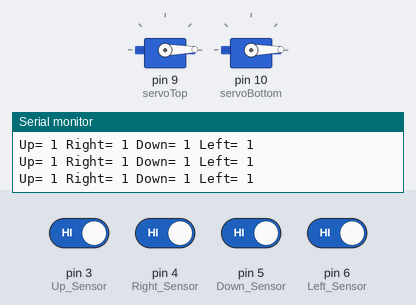
Simulated run of this sketch. Board: Arduino Uno, built with avr-gcc and run on an emulated ATmega328P. Shown: 2 × servo, the last lines printed to the serial monitor. Inputs (shaded band) come from the test bench; at power-on: pin 3 (Up_Sensor), pin 4 (Right_Sensor), pin 5 (Down_Sensor), pin 6 (Left_Sensor) HIGH.

Above: at 1.2 s.
1.3 s: pin 3 (Up_Sensor) driven LOW
At 1.67 s:
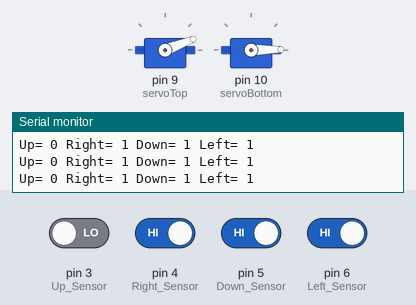
4.3 s: pin 6 (Left_Sensor) driven LOW
At 4.48 s:
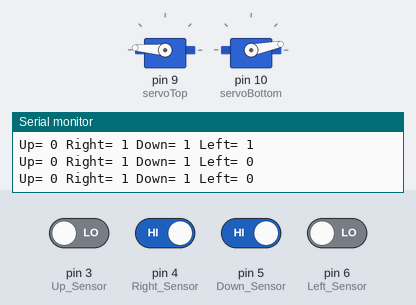
7.3 s: pin 4 (Right_Sensor) driven LOW
At 7.3 s:
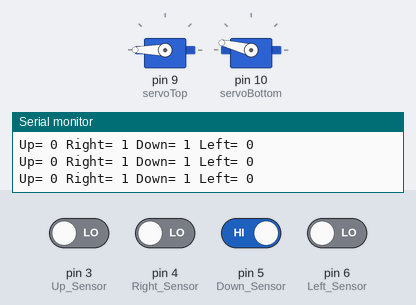
8.8 s: pin 4 (Right_Sensor) driven HIGH
At 9.5 s:
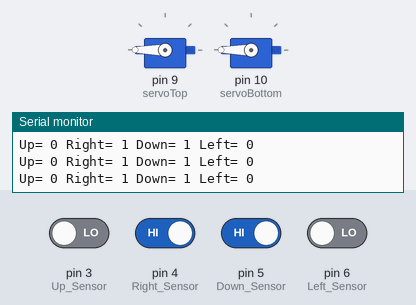
11.8 s: pin 5 (Down_Sensor) driven LOW
At 11.8 s:
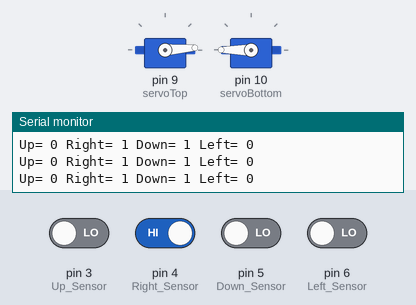
14.8 s: pin 3 (Up_Sensor) driven HIGH
At 19.99 s:
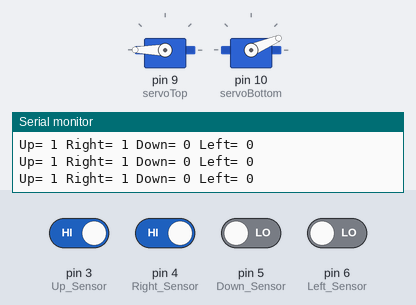
Timing chart, 0 to 23.7 s (numbered marks = the images above; inputs shaded):
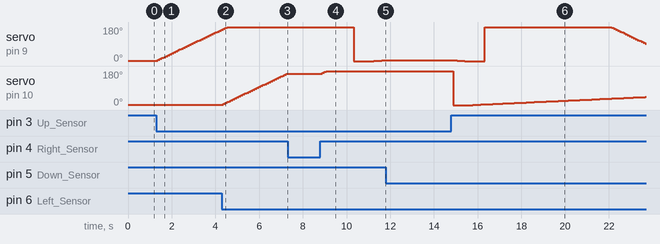

Measured:
- after the input at 1.3 s, servo on pin 9 (servoTop): moves from 1° to 166° over 2.9 s, starting after 0.06 s
- after the input at 4.3 s, servo on pin 10 (servoBottom): moves from 1° to 166° over 2.9 s, starting after 0.05 s
- after the input at 7.3 s, servo on pin 10 (servoBottom): stays 166° (without the input it goes to 171° after 0.04 s)
- after the input at 8.8 s, servo on pin 10 (servoBottom): 166° → 171° after 0.08 s, → 176° 0.09 s later, → 180° 0.09 s later
- after the input at 11.8 s, servo on pin 9 (servoTop): stays 4° (without the input it goes to 5° after 0.17 s)
- after the input at 14.8 s, servo on pin 9 (servoTop): 4° → 3° after 0.07 s, → 2° 0.18 s later, → 1° 0.18 s later, → 0° 0.18 s later, … (23 changes in this stretch)

The sketch:

PanTilt.ino
```cpp
#include <Servo.h>

int Up_Sensor = 3;
int Right_Sensor = 4;
int Down_Sensor = 5;
int Left_Sensor = 6;
int pos = 1472;
int angleS = 1;
int angleI = 1;

Servo servoTop;     //initialize a servo object for the connected servo
Servo servoBottom;

void setup() {
  Serial.begin(9600);
  //sensors
  pinMode(Up_Sensor, INPUT);
  pinMode(Right_Sensor, INPUT);
  pinMode(Down_Sensor, INPUT);
  pinMode(Left_Sensor, INPUT);
  //motors
  servoTop.attach(9);
  servoTop.write(1);
  servoBottom.attach(10);
  servoBottom.write(1);
}

void loop() {

  //Read sensors
  int Up = digitalRead(Up_Sensor);
  int Right = digitalRead(Right_Sensor);
  int Down = digitalRead(Down_Sensor);
  int Left = digitalRead(Left_Sensor);
  Serial.print("Up= ");
  Serial.print(Up);
  Serial.print(" ");
  Serial.print("Right= ");
  Serial.print(Right);
  Serial.print(" ");
  Serial.print("Down= ");
  Serial.print(Down);
  Serial.print(" ");
  Serial.print("Left= ");
  Serial.print(Left);
  Serial.println(" ");

  //Move motors accordingly
  //Check if we have all 0s or 1s
  if(Up==0)
  {
    angleS+=5;
    servoTop.write(angleS);
  }

  if(Down == 0)
  {
    angleS-=5;
    servoTop.write(angleS);
  }

  if(Right == 0)
  {
    angleI-=5;
    servoBottom.write(angleI);
  }

  if(Left == 0)
  {
    angleI+=5;
    servoBottom.write(angleI);
  }

  //Check if we have pairs

  //Check if we have singles

  delay(90);
}
```
